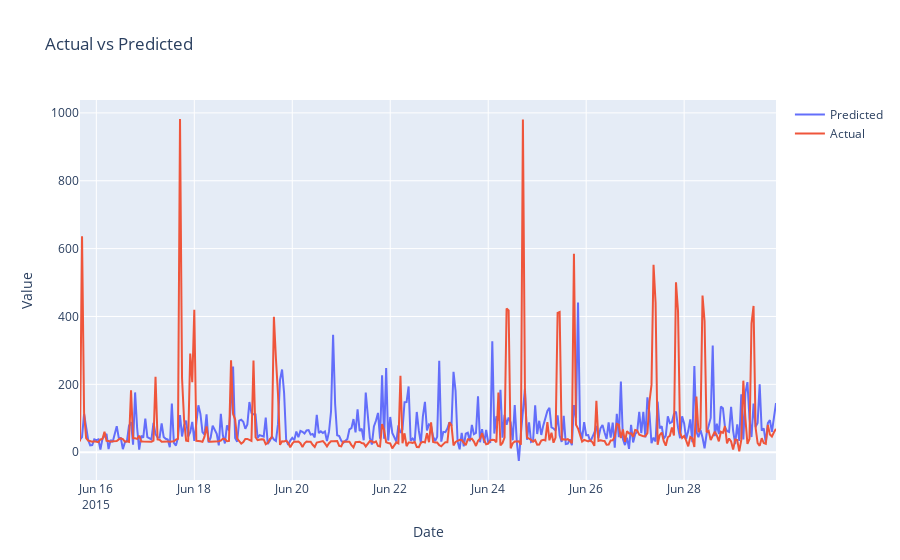

The code cell stored with this chart in its notebook:
### Code cell
import plotly.graph_objects as go

# Assuming you have imported and prepared your input series appropriately

# Load the XGBoost model from the saved file
model_loaded = XGBModel.load("xgbModel.pkl")

# Make predictions using the loaded model
predicted = model_loaded.predict(342, series=input)
predicted = predicted.pd_dataframe().reset_index()
# Create the trace for predicted values
predicted_trace = go.Scatter(
    x=predicted['Timestamp'],
    y=predicted['Summe'],
    mode='lines',
    name='Predicted'
)
actual_to = actual.pd_dataframe().reset_index()
# Create the trace for actual values
actual_trace = go.Scatter(
    x=actual_to['Timestamp'],
    y=actual_to['Summe'],
    mode='lines',
    name='Actual'
)

# Create the layout for the plot
layout = go.Layout(
    title='Actual vs Predicted',
    xaxis=dict(title='Date'),
    yaxis=dict(title='Value')
)

# Create the figure object
fig = go.Figure(data=[predicted_trace, actual_trace], layout=layout)

fig.show()

### Figure 1 — Plotly figure (JSON) as saved in the notebook; plotly's stock layout.template omitted (floating-point values rounded to 4 significant figures; data arrays with more than 128 entries replaced by an {"elided": "..."} marker saying what was removed)
{"data": [{"mode": "lines", "name": "Predicted", "type": "scatter", "x": {"elided": "342 str values"}, "y": {"elided": "342 float values"}}, {"mode": "lines", "name": "Actual", "type": "scatter", "x": {"elided": "342 str values"}, "y": {"elided": "342 float values"}}], "layout": {"title": {"text": "Actual vs Predicted"}, "xaxis": {"title": {"text": "Date"}}, "yaxis": {"title": {"text": "Value"}}}}
